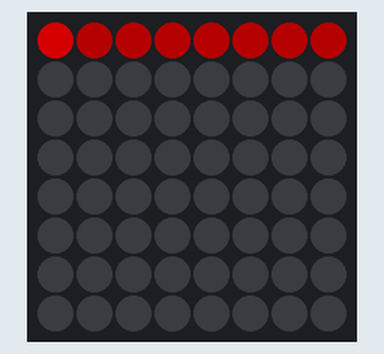
Recording of a program running on a simulated Raspberry Pi (BCM pin numbers) with a Sense HAT. Parts: the Sense HAT's 8×8 RGB LED matrix. Dim RGB values are drawn brighter than linear.

Above: at 0.03 s.

The program:

knightrider.py
```python
# coding=utf-8
"""
Raspberry Pi SenseHAT Knight Raider

This module contains LED demo which replicates the functionality of Front scanner of KITT car, which is known form 80's
TV series called 'Knight Raider'

Copyright 2019 Marcin Filip Wiśniowski
Licensed under MIT License
"""

from sense_hat import SenseHat
from time import sleep


class KnightRaider(object):
    """
    Object that handles SenseHAT framebuffer LED screen and manages a displaying effect
    """

    SENSOR_COLOR = (255, 0, 0)
    GLEAM_COLOR = (128, 0, 0)
    AMBIENT_COLOR = (64, 0, 0)

    def __init__(self, line=0):
        self._sensehat = SenseHat()
        self.line = line
        self._step = 1

    def run_scanner(self):
        """ Main routine for LED scanner """
        position = 0
        gleam_position = 0
        while True:
            if position in range(0, 8):
                self.set_ambient()
                self._sensehat.set_pixel(position, self.line, self.SENSOR_COLOR)
                self._sensehat.set_pixel(gleam_position, self.line, self.GLEAM_COLOR)
                gleam_position = position
            else:
                sleep(0.1)
                self._step = -self._step
            sleep(0.05)
            position = position + self._step

    def set_ambient(self):
        """ Manages the background of sensor """
        self._sensehat.clear()
        for x in range(0, 8):
            self._sensehat.set_pixel(x, self.line, self.AMBIENT_COLOR)


if __name__ == '__main__':
    kitt = KnightRaider()
    kitt.run_scanner()
```
